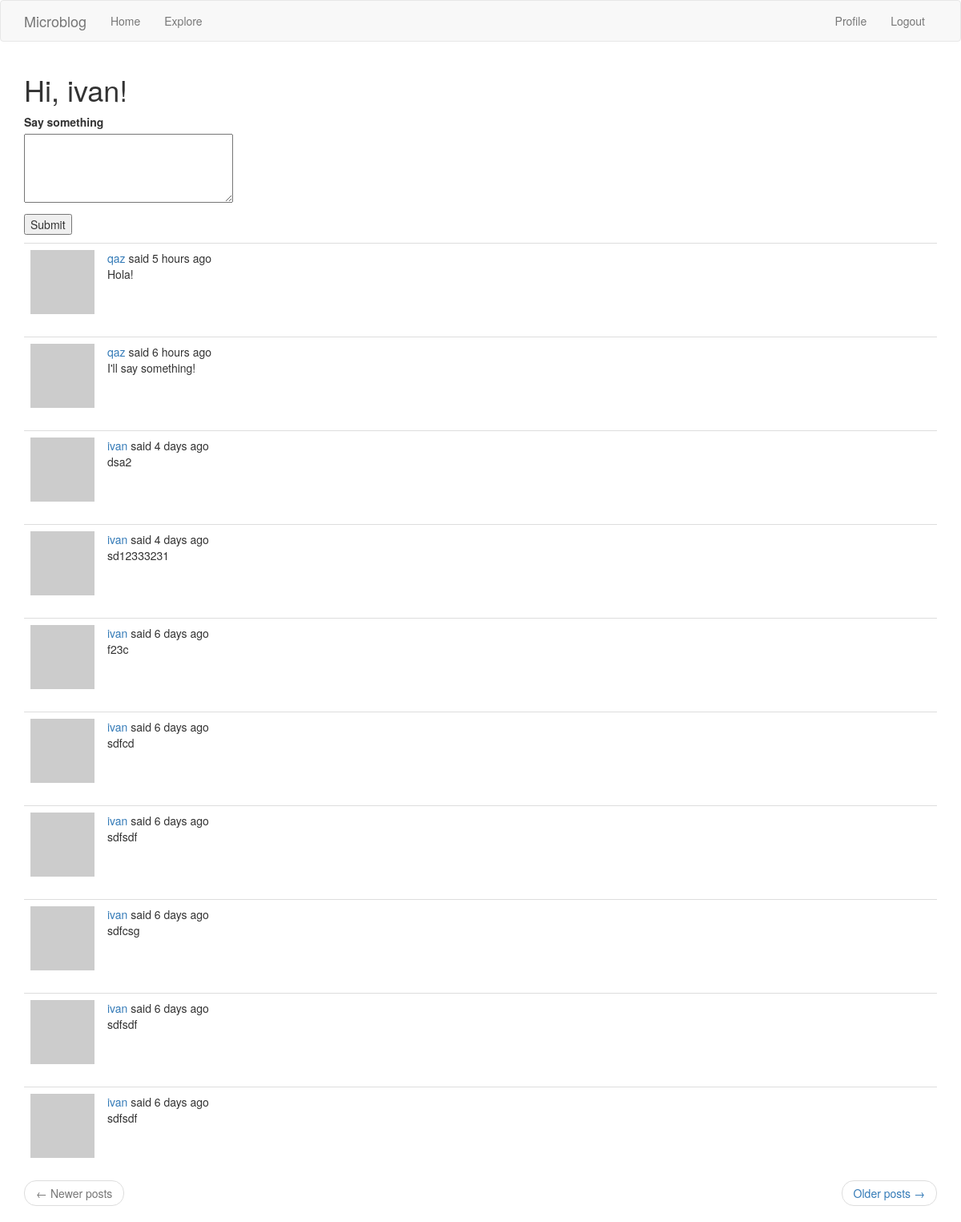
The page /index (signed in) on the database as committed earlier.
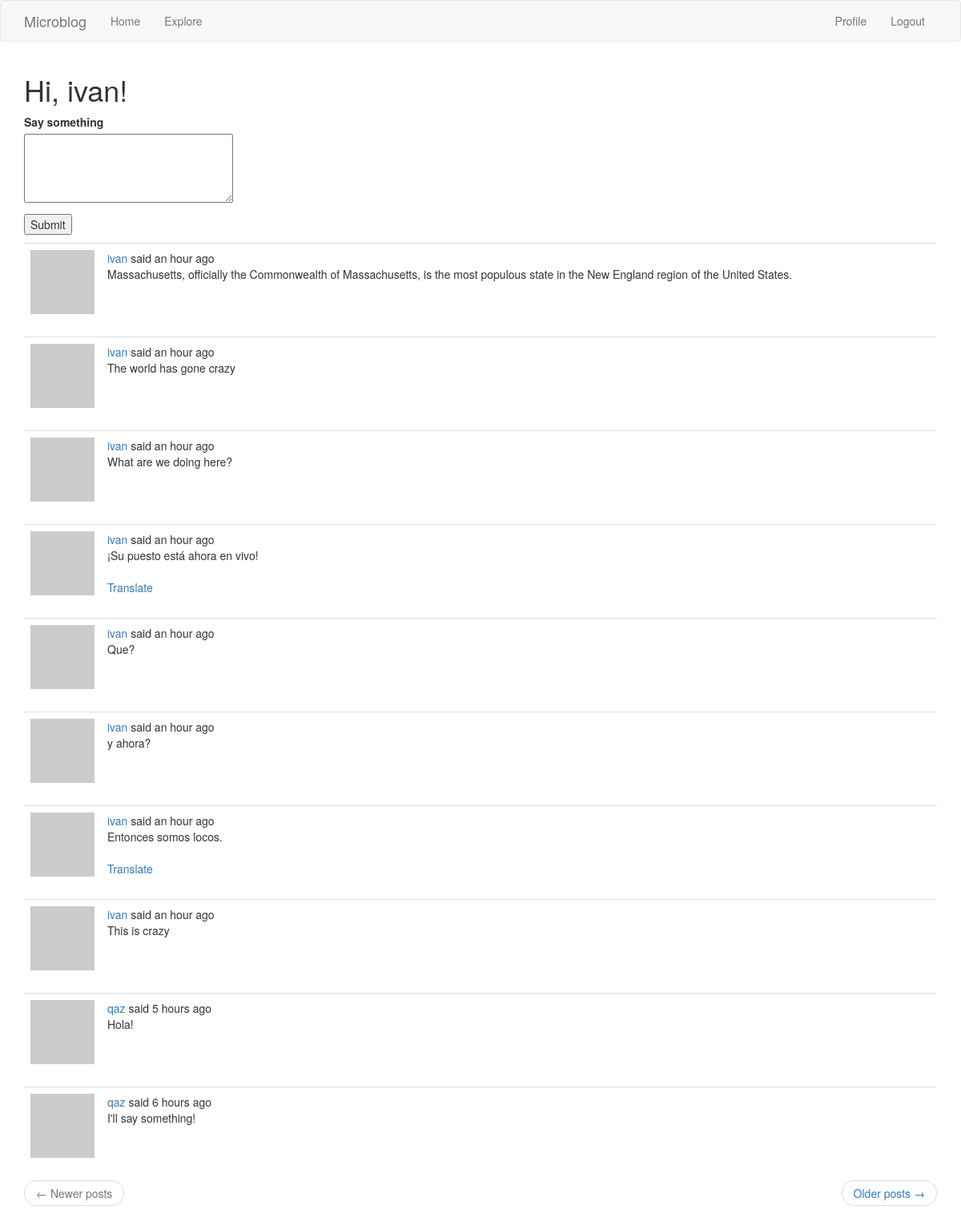
The same page on the database as committed later.
### app/models.py (models this page shows, shortened)
class Post(db.Model):
    id = db.Column(db.Integer, primary_key=True)
    body = db.Column(db.String(140))
    language = db.Column(db.String(5))
    timestamp = db.Column(db.DateTime, index=True, default=datetime.utcnow)
    user_id = db.Column(db.Integer, db.ForeignKey('user.id'))

### app/routes.py (the view, shortened to what this page needs)
@app.route('/', methods=['GET', 'POST'])
@app.route('/index', methods=['GET', 'POST'])
@login_required
def index():
    form = PostForm()
    page = request.args.get('page', 1, type=int)
    posts = current_user.followed_posts().paginate(
        page, app.config['POSTS_PER_PAGE'], False)
    next_url = url_for('index', page=posts.next_num) if posts.has_next else None
    prev_url = url_for('index', page=posts.prev_num) if posts.has_prev else None
    return render_template('index.jinja', title='Home', form=form,
                           posts=posts.items, next_url=next_url,
                           prev_url=prev_url)

### app/forms.py
class PostForm(FlaskForm):
    post = TextAreaField(_l('Say something'), validators=[
        DataRequired(), Length(min=1, max=140)])
    submit = SubmitField(_l('Submit'))

### app/models.py (called while the page is built)
@login.user_loader
def load_user(user_id):
    return User.query.get(int(user_id))

    def avatar(self, size):
        lower_email = str(self.email).lower()
        digest = md5(lower_email.encode('utf-8')).hexdigest()
        return 'https://www.gravatar.com/avatar/{}?d=identicon&s={}'.format(digest, size)

    def followed_posts(self):
        followed = Post.query \
            .join(followers, (followers.c.followed_id == Post.user_id)) \
            .filter(followers.c.follower_id == self.id)
        own = Post.query \
            .filter_by(user_id = self.id)
        return followed.union(own).order_by(Post.timestamp.desc())

### app/routes.py (called while the page is built)
@app.before_request
def before_request():
    if current_user.is_authenticated:
        current_user.last_seen = datetime.utcnow()
        db.session.commit()
    g.locale = str(get_locale())

### app/templates/index.jinja (shortened to what this page needs)
{% extends "base.jinja" %}
{% block app_content %}
    <h1>{{ _('Hi, ') }} {{ current_user.username }}!</h1>
    {% if form %}
        <form action="" method="post">
            <p>
                {{ form.post.label }}<br>
                {{ form.post(cols=32, rows=4) }}<br>
            </p>
            <p>{{ form.submit() }}</p>
        </form>
    {% endif %}
    {% for post in posts %}
        {% include '_post.jinja' %}
    {% endfor %}
    <nav aria-label="...">
        <ul class="pager">
            <li class="previous{% if not prev_url %} disabled{% endif %}">
                <a href="{{ prev_url or '#' }}">
                    <span aria-hidden="true">&larr;</span>
                    {{ _('Newer posts') }}
                </a>
            </li>
            <li class="next{% if not next_url %} disabled{% endif %}">
                <a href="{{ next_url or '#' }}">
                    {{ _('Older posts') }} <span aria-hidden="true">&rarr;</span>
                </a>
            </li>
        </ul>
    </nav>
{% endblock %}

### app/templates/_post.jinja (shortened to what this page needs)
    <table class="table table-hover">
        <tr>
            <td width="70px">
                <a href="{{ url_for('user', username=post.author.username) }}">
                    <img src="{{ post.author.avatar(70) }}" />
                </a>
            </td>
            <td>
                {{ _('%(username)s said %(when)s',
                    username=user_link, when=moment(post.timestamp).fromNow()) }}
                <br>
                <span id="post{{ post.id }}">{{ post.body }}</span>
                {% if post.language and post.language != g.locale %}
                <br><br>
                <span id="translation{{ post.id }}">
                    <a href="javascript:translate(
                                '#post{{ post.id }}',
                                '#translation{{ post.id }}',
                                '{{ post.language }}',
                                '{{ g.locale }}');">{{ _('Translate') }}</a>
                </span>
                {% endif %}
            </td>
        </tr>
    </table>

Rows that differ between the two databases and show on the page:
no longer on this page (row unchanged): Post: body "dsa2"
no longer on this page (row unchanged): Post: body "sd12333231"
no longer on this page (row unchanged): Post: body "f23c"
no longer on this page (row unchanged): Post: body "sdfcd"
no longer on this page (row unchanged): Post: body "sdfsdf"
no longer on this page (row unchanged): Post: body "sdfcsg"
no longer on this page (row unchanged): Post: body "sdfsdf"
no longer on this page (row unchanged): Post: body "sdfsdf"
added Post: body "Massachusetts, officially the Commonwealth of Massachusetts, is the most populous state in the New England region of the United States."
added Post: body "The world has gone crazy"
added Post: body "What are we doing here?"
added Post: body "¡Su puesto está ahora en vivo!"
added Post: body "Que?"
added Post: body "y ahora?"
added Post: body "Entonces somos locos."
added Post: body "This is crazy"
